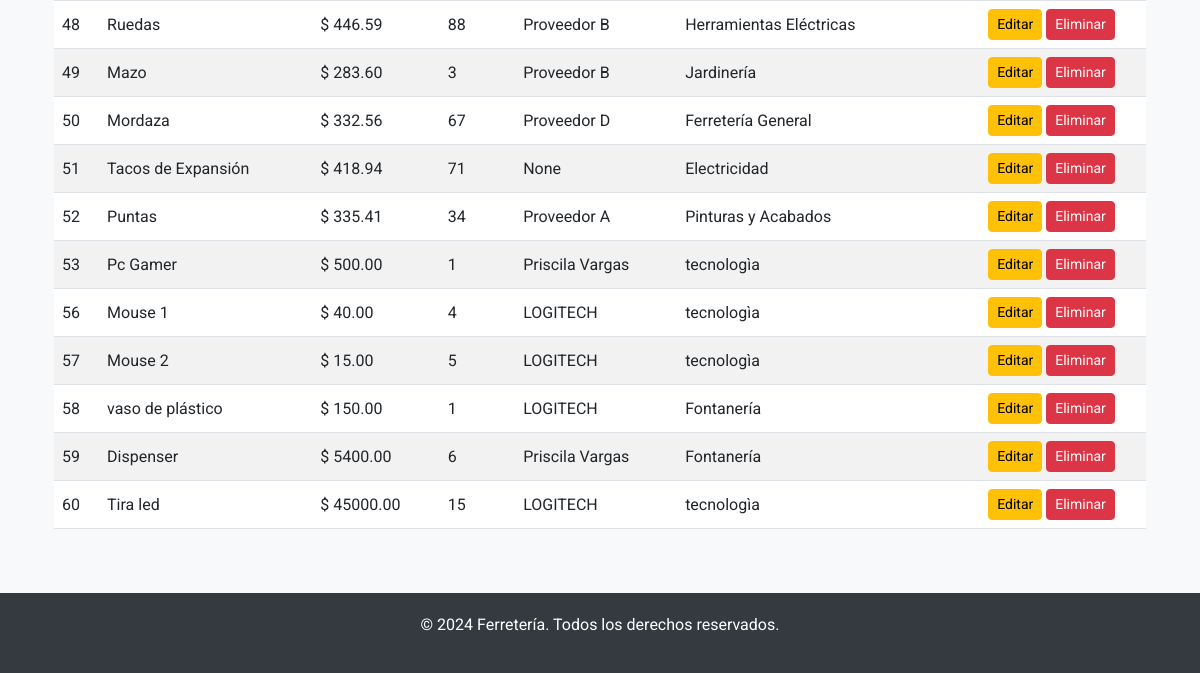
The app's page /productos/ (lower part), older data.
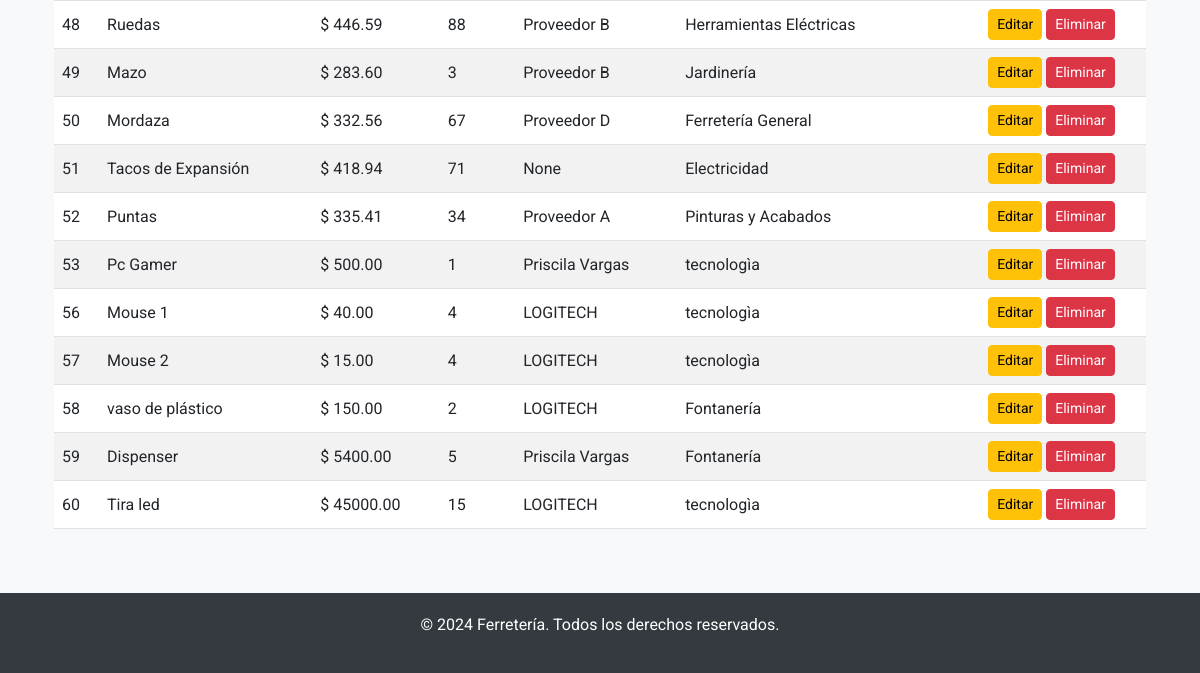
The same page, newer data.
### miAplicacion/models.py (models this page shows, shortened)
class Producto(models.Model):
    nombre = models.CharField(max_length=100)
    descripcion = models.TextField()
    precio = models.DecimalField(max_digits=10, decimal_places=2, default=0.00)
    cantidad_stock = models.IntegerField()
    categoria = models.ForeignKey('Categoria', on_delete=models.SET_NULL, null=True)
    fecha_creacion = models.DateField(auto_now_add=True)
    fecha_actualizacion = models.DateTimeField(auto_now=True)
    proveedor = models.ForeignKey('Proveedor', on_delete=models.SET_NULL, null=True, blank=True)

class Proveedor(models.Model):
    nombre = models.CharField(max_length=100)
    tipo_producto = models.CharField(max_length=100, default='')
    telefono = models.CharField(max_length=15, default='')
    email = models.EmailField(default='', blank=True)
    direccion = models.CharField(max_length=200, default='', blank=True)
    def __str__(self):
        return self.nombre

class Categoria(models.Model):
    nombre = models.CharField(max_length=50, unique=True)
    descripcion = models.TextField(blank=True, null=True)
    def __str__(self):
        return self.nombre

### miAplicacion/views.py (the view)
# urls.py: path('productos/', views.productos_list, name='productos_list'),
def productos_list(request):
    productos = Producto.objects.all()
    return render(request, 'productos/productos_list.html', {'productos': productos})

### miAplicacion/templates/productos/productos_list.html (shortened to what this page needs)
{% extends 'base.html' %}
{% block content %}
<div class="container my-5">
    <div class="table-responsive">
        <table class="table table-striped table-hover align-middle">
            <tbody>
                {% for producto in productos %}
                <tr>
                    <td>{{ producto.id }}</td>
                    <td>{{ producto.nombre }}</td>
                    <td> $ {{ producto.precio }}</td>
                    <td>{{ producto.cantidad_stock}}</td>
                    <td>{{ producto.proveedor }}</td>
                    <td>{{ producto.categoria }}</td>
                    <td class="text-center">
                        <a href="{% url 'productos_update' producto.id %}" class="btn btn-warning btn-sm">Editar</a>
                        <a href="{% url 'productos_delete' producto.id %}" class="btn btn-danger btn-sm">Eliminar</a>
                    </td>
                </tr>
                {% endfor %}
            </tbody>
        </table>
    </div>
</div>
{% endblock %}

Row changes from the older to the newer data that the page shows:
changed Producto "Mouse 2": cantidad_stock "5" → "4"
changed Producto "vaso de plástico": cantidad_stock "1" → "2"
changed Producto "Dispenser": cantidad_stock "6" → "5"
